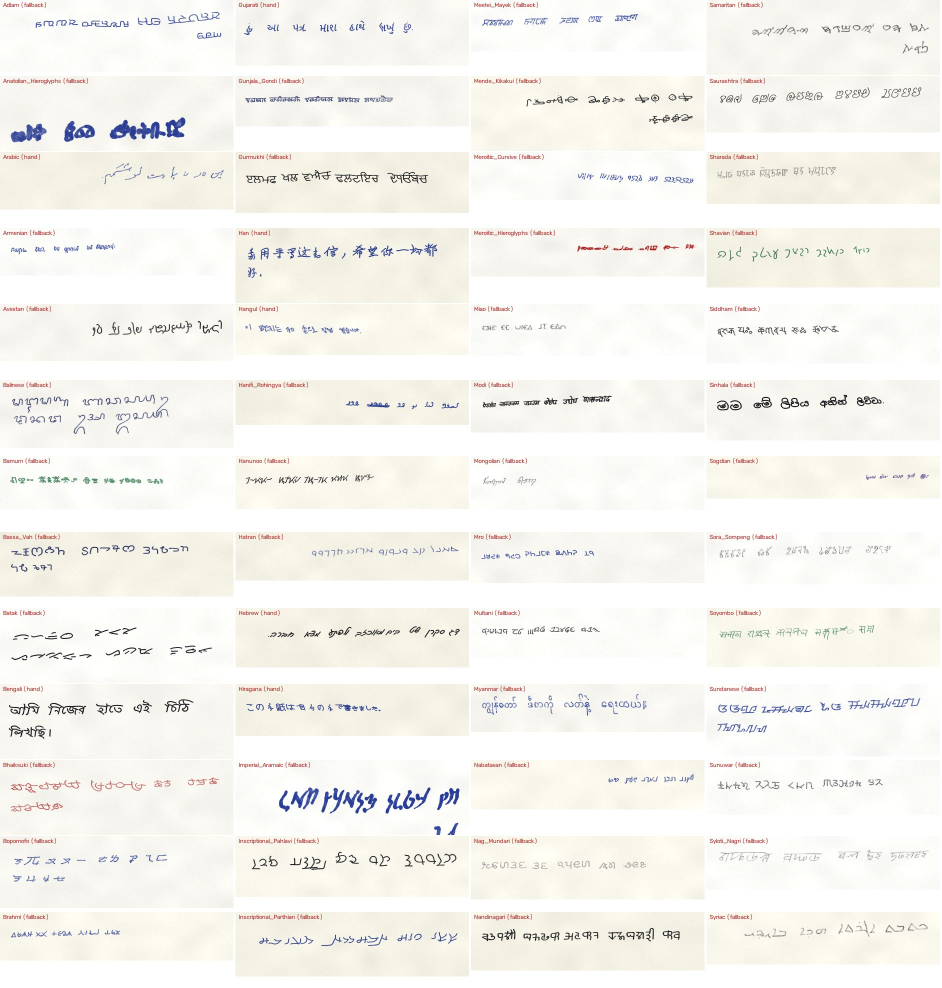
#> input picture examples/all_scripts_1.jpg, 1884 x 1976 px (shown at 1/2 size)
$ python -i chart_to_font.py   (imports and definitions only)
#> lines starting #> are read from the running program, lines starting #| are printed output that depends on the picture
#> further down, picture is the input picture: shape (1976, 1884, 3); mean B, G, R 239.8, 244.8, 246.1
#> in tibetan, `mask = (cv2.cvtColor(img, cv2.COLOR_BGR2GRAY) < 140).astype(np.uint8)`:
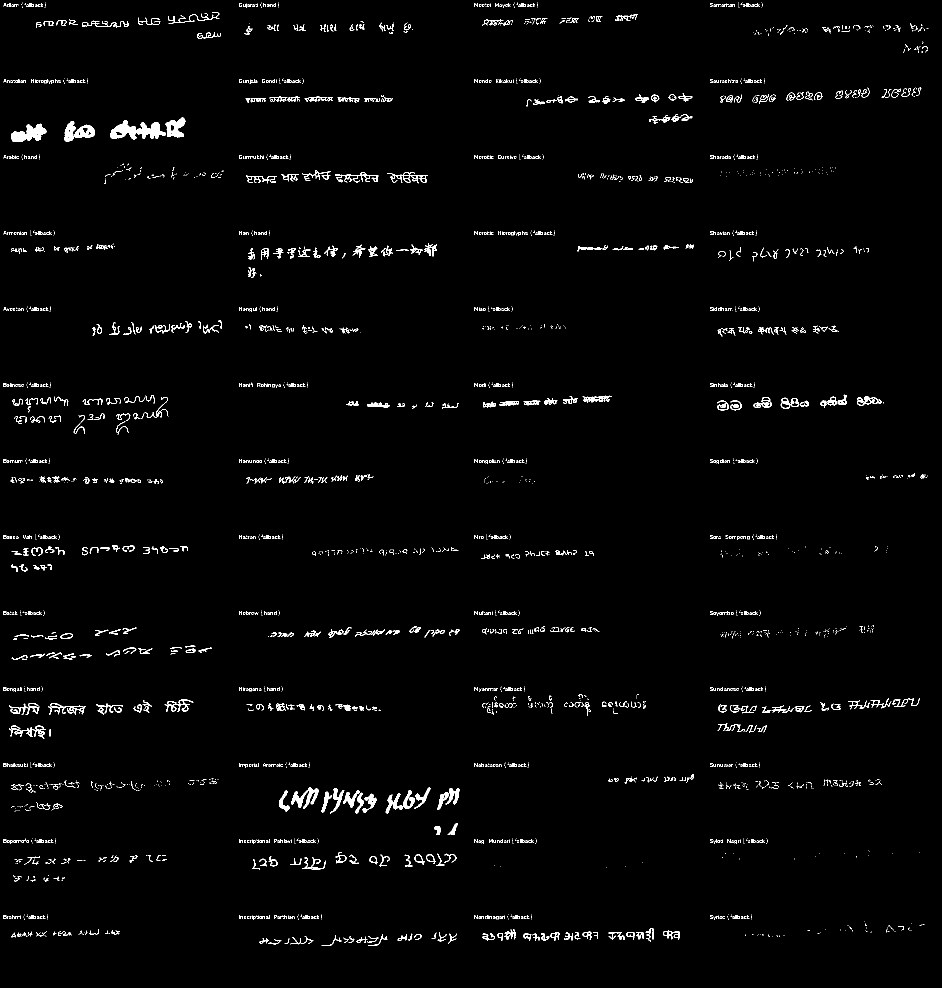
#> mask: shape (1976, 1884) (shown at 1/2 size); values 0 (black) and 1 (white), 1.8% white in thin lines or dots
"""Glyph fonts from images of handwritten alphabet charts: letters are segmented, contours traced and written as a
TrueType font that hwsynth traces like any handwriting font.

python scripts/chart_to_font.py georgian IMAGE OUT.ttf [NUSKHURI_IMAGE]
        33 Mkhedruli letters, 3 rows of 11 (annotations in blue); optionally the 38 Nuskhuri letters (U+2D00..2D25)
python scripts/chart_to_font.py armenian IMAGE OUT.ttf    38 capital/small pairs, 5 columns, 39 cells
python scripts/chart_to_font.py tibetan  IMAGE OUT.ttf    30 consonants in the upper bands, 5 vowel cells
python scripts/chart_to_font.py lao CONSONANTS SYLLABLES OUT.ttf
        27 consonants (3 rows of 8, 9, 10) and the vowel signs cut from a chart of syllables on ກ (vowels in red)
python scripts/chart_to_font.py gurmukhi IMAGE OUT.ttf   35 letters of a handwritten manuscript page (7 rows of 5)
python scripts/chart_to_font.py geez IMAGE OUT.ttf       33 consonant rows of 7 orders (231 syllables) from a chart
python scripts/chart_to_font.py myanmar ARAKANESE VOWELS MEDIALS SYMBOLS OUT.ttf
        34 letters from the Mrauk-U column of the Arakanese chart (hand-drawn forms); vowel signs, medials, tones
        and numerals from typeset charts with dotted-circle placeholders (typeset forms, not handwriting)

The Armenian chart has one extra cell (index 36, the ու note) that is skipped; its letter order is the standard one.
Charts are inputs only: they are not part of the repository.
"""

import sys

import cv2
import numpy as np
from fontTools.fontBuilder import FontBuilder
from fontTools.pens.ttGlyphPen import TTGlyphPen

GEORGIAN = "აბგდევზთიკლმნოპჟრსტუფქღყშჩცძწჭხჯჰ"
ARMENIAN = [(chr(0x531 + i), chr(0x561 + i)) for i in range(38)]
TIBETAN = "ཀཁགངཅཆཇཉཏཐདནཔཕབམཙཚཛཝཞཟའཡརལཤསཧཨ"
TIBETAN_MARKS = (0x0F72, 0x0F74, 0x0F7A, 0x0F7C)
UP, PAD, XHEIGHT = 4, 3, 520


# [6 lines left out: function load, not called in this run]


def kmeans1(values, k):
    v = np.float32(values).reshape(-1, 1)
    _, lab, c = cv2.kmeans(
        v, k, None, (cv2.TERM_CRITERIA_EPS + cv2.TERM_CRITERIA_MAX_ITER, 100, 0.01), 10, cv2.KMEANS_PP_CENTERS
    )
    rank = np.empty(k, int)
    rank[np.argsort(c.ravel())] = np.arange(k)
    return rank[lab.ravel()]


# [31 lines left out: functions contours, glyph, not called in this run]


def disc(cx, cy, r, n=14):
    return [(cx + r * np.cos(2 * np.pi * k / n), cy + r * np.sin(2 * np.pi * k / n)) for k in range(n)]


# [10 lines left out: function poly_glyph, not called in this run]


def bar(x, y0, y1, w=64, lean=0.0):
    return [(x - w / 2, y0), (x + w / 2, y0), (x + w / 2 + lean, y1), (x - w / 2 + lean, y1)]


# [51 lines left out: functions punctuation, ligature, write, not called in this run]


def comps_of(mask, min_area):
#> called with min_area = 15
    n, lab, st, cen = cv2.connectedComponentsWithStats(mask, connectivity=8)
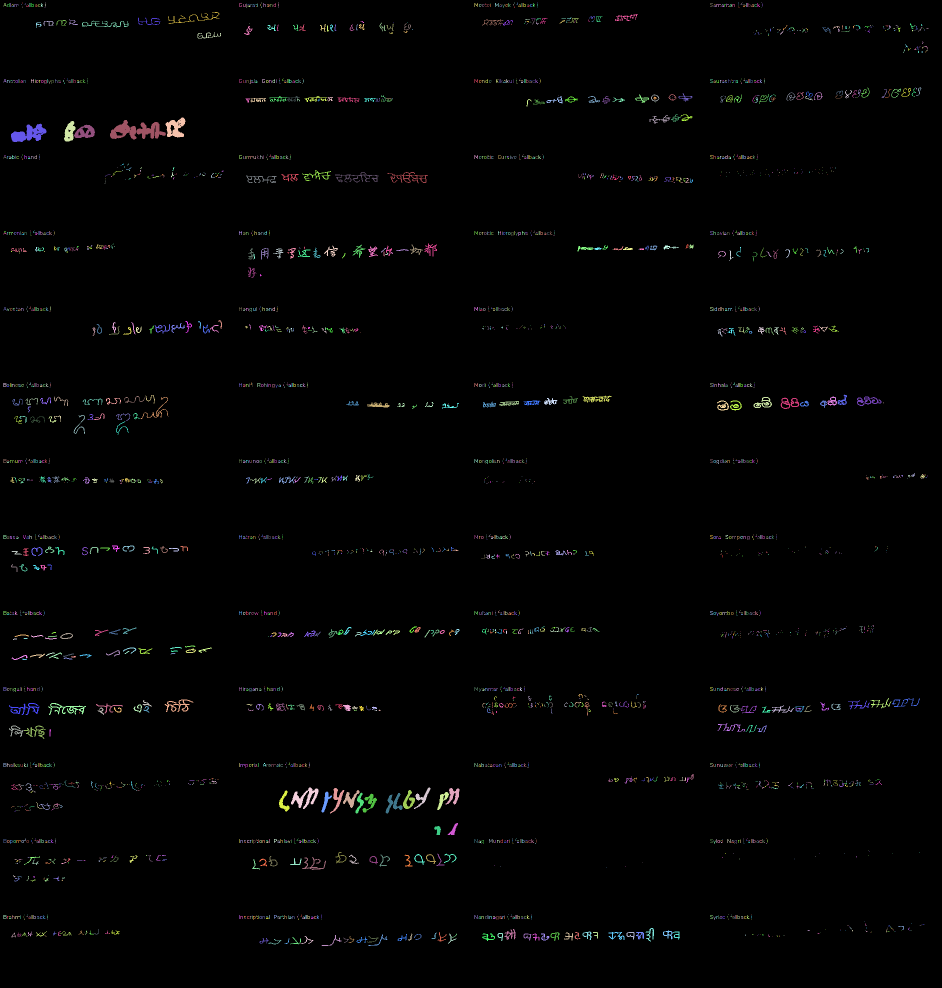
#> lab: shape (1976, 1884) int32 (shown at 1/2 size); 3273 distinct labels, from 0 to 3272; one colour per label, 0 black
#> n = 3273; cen = 3273 pairs, first value 9 to 1854.5, second value 5 to 1884
    return lab, st, cen, [i for i in range(1, n) if st[i][4] >= min_area]


# [65 lines left out: functions nuskhuri, georgian, armenian, not called in this run]


def tibetan(img, out):
    mask = (cv2.cvtColor(img, cv2.COLOR_BGR2GRAY) < 140).astype(np.uint8)
    lab, st, cen, ids = comps_of(mask, 15)
#> ids = 844 values from 11 to 3272
    bands = [(46, 92, 8), (241, 284, 8), (433, 479, 8), (633, 675, 6), (839, 898, 5)]
    cells = []
    for y0, y1, k in bands:
        c = [i for i in ids if y0 - 3 <= st[i][1] and st[i][1] + st[i][3] <= y1 + 3]
        cl = kmeans1([cen[i][0] for i in c], k)
        cells += [[i for i, l in zip(c, cl) if l == j] for j in range(k)]
#> this loop made 2 passes
    assert len(cells) == 35
    masks = [np.isin(lab, c).astype(np.uint8) for c in cells]
    boxes = [cv2.boundingRect(m) for m in masks]
    scale = XHEIGHT / np.median([b[3] for b in boxes[:30]])
    ents = []
    for ch, m, (x, y, w, h) in zip(TIBETAN, masks[:30], boxes[:30]):
        ents.append((ord(ch), glyph(m, x, y + h, scale), w * scale + 80))
    base_m, (bx, by, bw, bh) = masks[30], boxes[30]
    tpl = base_m[by : by + bh, bx : bx + bw]
    for cp, m, (x, y, w, h) in zip(TIBETAN_MARKS, masks[31:], boxes[31:]):
        pad = np.pad(m, 20)
        res = cv2.matchTemplate(pad.astype(np.float32), tpl.astype(np.float32), cv2.TM_CCORR)
        _, _, _, (mx, my) = cv2.minMaxLoc(res)
        shifted = np.zeros_like(pad)
        shifted[my : my + bh, mx : mx + bw] = tpl
        mark = (pad & ~cv2.dilate(shifted, np.ones((5, 5), np.uint8)))[20:-20, 20:-20]
        n, l2, s2, _ = cv2.connectedComponentsWithStats(mark, connectivity=8)
        keep = np.isin(l2, [i for i in range(1, n) if s2[i][4] >= 20]).astype(np.uint8)
        if keep.any():
            ents.append((cp, glyph(keep, mx - 20 + x * 0 if False else mx - 20, my - 20 + bh, scale), 0))
    ents += [(cp, g_, adv) for cp, g_, adv in punctuation("tibetan")]
    write(out, ents, "ChartTibetan")


LAO = "ກຂຄງຈສຊຍດຕຖທນບປຜຝພຟມຢຣລວຫອຮ"
# (row, column) of the syllable chart -> (code point, kind): kind r right, l left (both take an advance), a above or
# below the consonant (zero advance, drawn over it)
LAO_MARKS = {
    (0, 0): (0x0EB0, "r"),
    (0, 1): (0x0EB1, "a"),
    (0, 2): (0x0EB4, "a"),
    (0, 3): (0x0EB6, "a"),
    (0, 4): (0x0EB8, "a"),
    (1, 2): (0x0EBB, "a"),
    (1, 6): (0x0EB2, "r"),
    (1, 7): (0x0EB5, "a"),
    (2, 0): (0x0EB7, "a"),
    (2, 1): (0x0EB9, "a"),
    (2, 2): (0x0EC0, "l"),
    (2, 3): (0x0EC1, "l"),
    (2, 4): (0x0EC2, "l"),
    (2, 5): (0x0ECD, "a"),
    (3, 5): (0x0EC4, "l"),
    (3, 6): (0x0EC3, "l"),
    (4, 1): (0x0EBD, "r"),
    (4, 6): (0x0EB3, "ar"),
    (4, 7): (0x0ECC, "a"),
}
SYLLABLE_ROWS = [(0, 45), (110, 185), (245, 320), (375, 455), (505, 590)]


# [64 lines left out: functions shifted, lao, not called in this run]


# components of the typeset charts, numbered as scripts' dark components (gray < 100, area >= 12) sorted by
# (round(cy / 40), cx); circles are the dotted placeholders of the base letter
MYANMAR_VOWELS = {
    0x102D: [50],
    0x102E: [51],
    0x102F: [59],
    0x1030: [60],
    0x1031: [54],
    0x102C: [118],
    0x102B: [121],
    0x1032: [116],
}
MYANMAR_SYMBOLS = {0x1037: [21], 0x1038: [15, 16], 0x103A: [12], 0x1036: [14]}
MYANMAR_DIGITS = {
    0x1040: [113],
    0x1041: [114],
    0x1042: [115],
    0x1043: [116],
    0x1044: [117],
    0x1045: [118],
    0x1046: [213],
    0x1047: [214],
    0x1048: [215],
    0x1049: [216],
}
MYANMAR_ORDER = "ကခဂဃငစဆဇဈညဋဌဍဎဏတထဒဓနပဖဗဘမယရလဝသဟဠအ"


# [22 lines left out: functions numbered, circles, not called in this run]


MYANMAR_ROWS = "ကခဂဃငစဆဇဈဉဋဌဍဎဏတထဒဓနပဖဗဘမယရလဝဿသဟဠအ"


# [91 lines left out: functions mraukU, myanmar, not called in this run]


GURMUKHI = "ੳਅੲਸਹਕਖਗਘਙਚਛਜਝਞਟਠਡਢਣਤਥਦਧਨਪਫਬਭਮਯਰਲਵੜ"


# [25 lines left out: function gurmukhi, not called in this run]


GEEZ_BASES = [
    0x1200,
    0x1208,
    0x1210,
    0x1218,
    0x1220,
    0x1228,
    0x1230,
    0x1238,
    0x1240,
    0x1260,
    0x1270,
    0x1278,
    0x1280,
    0x1290,
    0x1298,
    0x12A0,
    0x12A8,
    0x12B8,
    0x12C8,
    0x12D0,
    0x12D8,
    0x12E0,
    0x12E8,
    0x12F0,
    0x1300,
    0x1308,
    0x1320,
    0x1328,
    0x1330,
    0x1338,
    0x1340,
    0x1348,
    0x1350,
]


# [38 lines left out: function geez, not called in this run]


# [13 lines not run here, left out]

>>> import cv2
>>> picture = cv2.imread('../examples/all_scripts_1.jpg')
#> (the run stopped early here; a loop or call above may not have finished)

$ run again, on examples/all_scripts_3.jpg
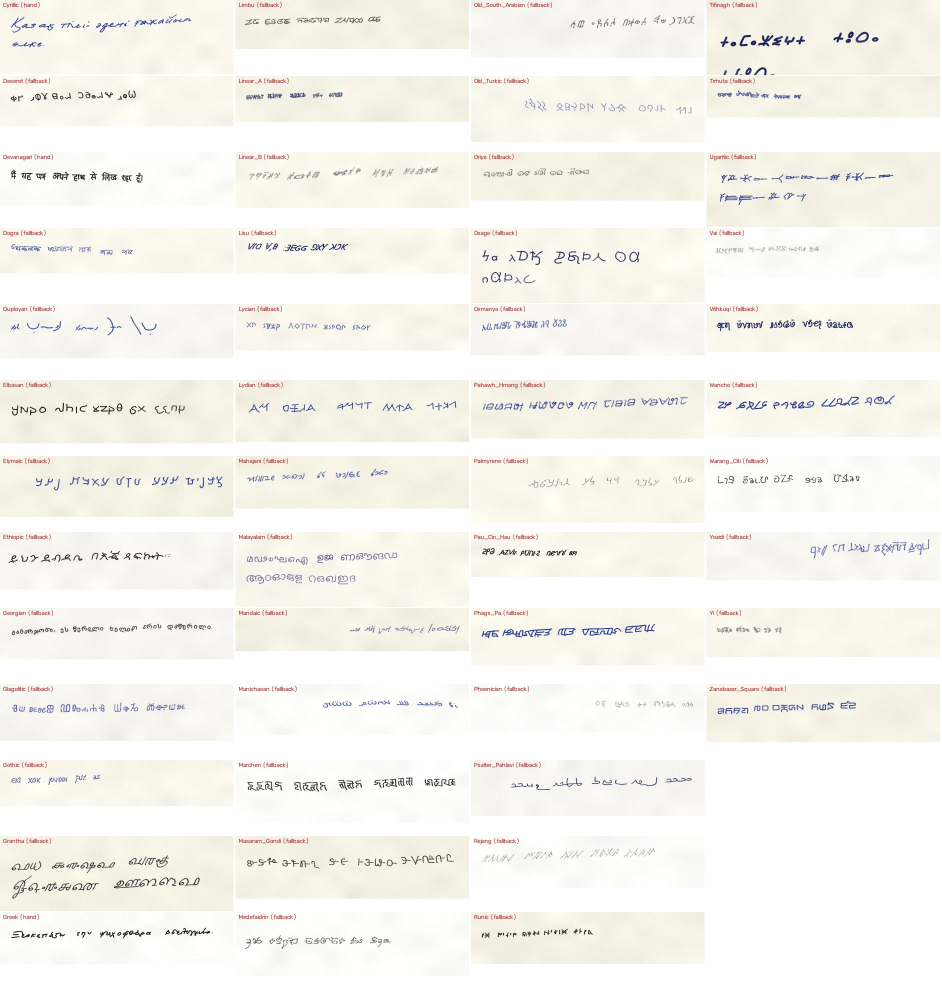
#> input picture examples/all_scripts_3.jpg, 1884 x 1976 px (shown at 1/2 size)
#> picture is the input picture: shape (1976, 1884, 3); mean B, G, R 239.7, 245.5, 247.1
#> in tibetan, `mask = (cv2.cvtColor(img, cv2.COLOR_BGR2GRAY) < 140).astype(np.uint8)`:
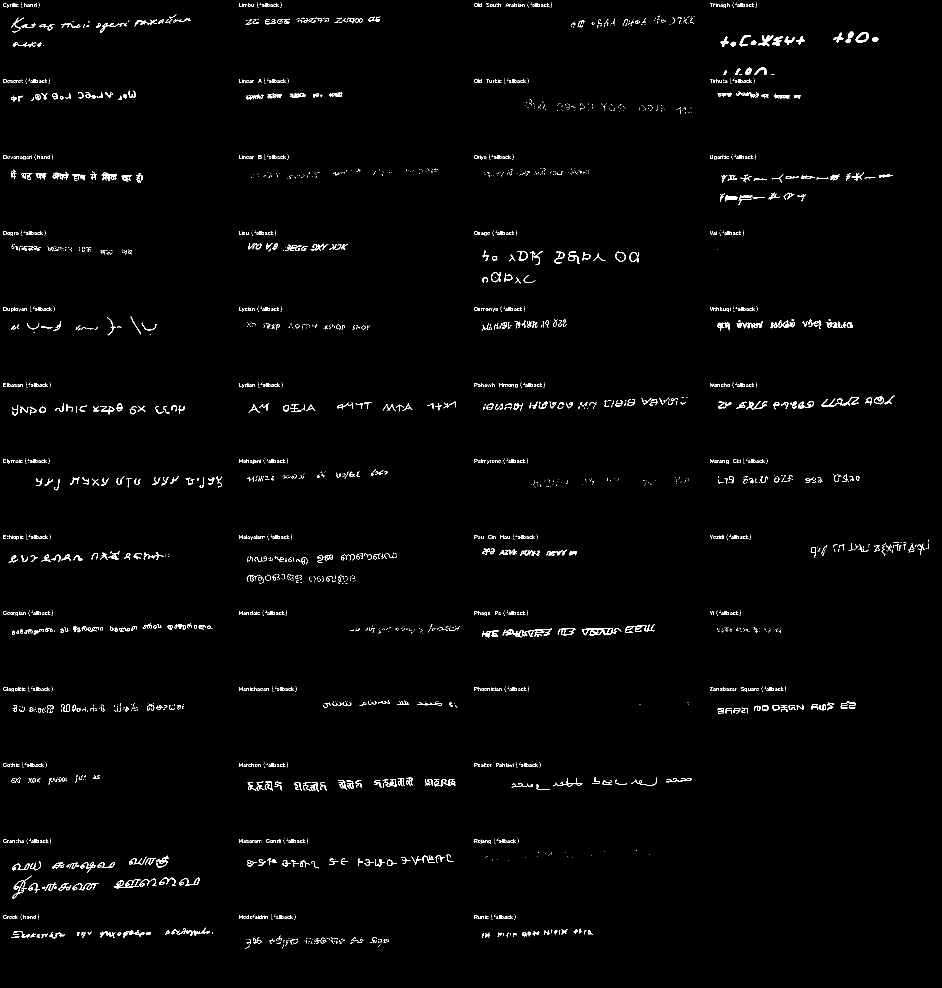
#> mask: shape (1976, 1884) (shown at 1/2 size); values 0 (black) and 1 (white), 1.4% white in thin lines or dots
#> in comps_of, `n, lab, st, cen = cv2.connectedComponentsWithStats(mask, connectivity=8)`:
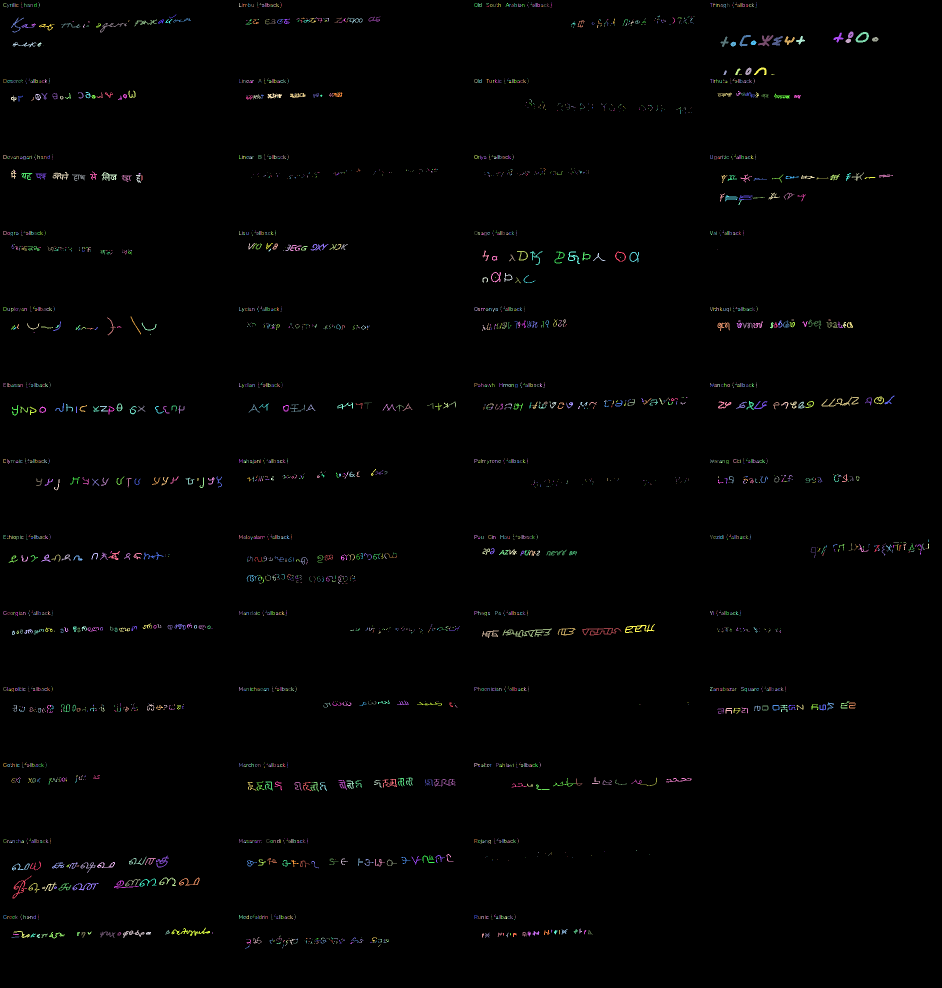
#> lab: shape (1976, 1884) int32 (shown at 1/2 size); 3059 distinct labels, from 0 to 3058; one colour per label, 0 black
#> in comps_of, `n, lab, st, cen = cv2.connectedComponentsWithStats(mask, connectivity=8)`: n = 3059; cen = 3059 pairs, first value 8.25 to 1856.8, second value 5 to 1894.8
#> in tibetan, `lab, st, cen, ids = comps_of(mask, 15)`: ids = 791 values from 11 to 3030

$ run again, on examples/styles_block_capitals.jpg
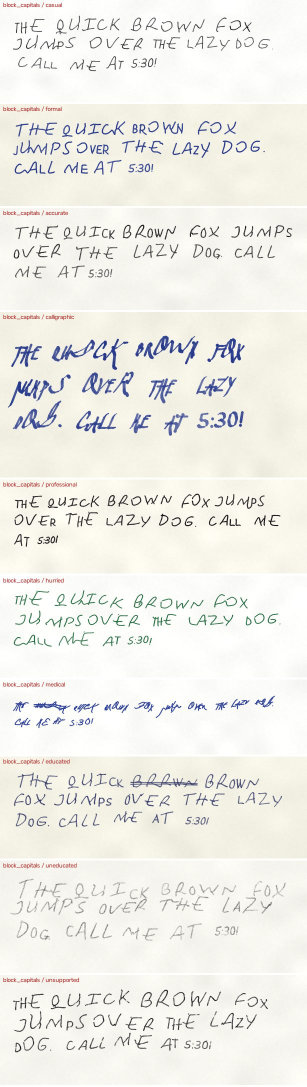
#> input picture examples/styles_block_capitals.jpg, 614 x 2174 px (shown at 1/2 size)
#> picture is the input picture: shape (2174, 614, 3); mean B, G, R 232.6, 238.5, 239.3
#> in tibetan, `mask = (cv2.cvtColor(img, cv2.COLOR_BGR2GRAY) < 140).astype(np.uint8)`:
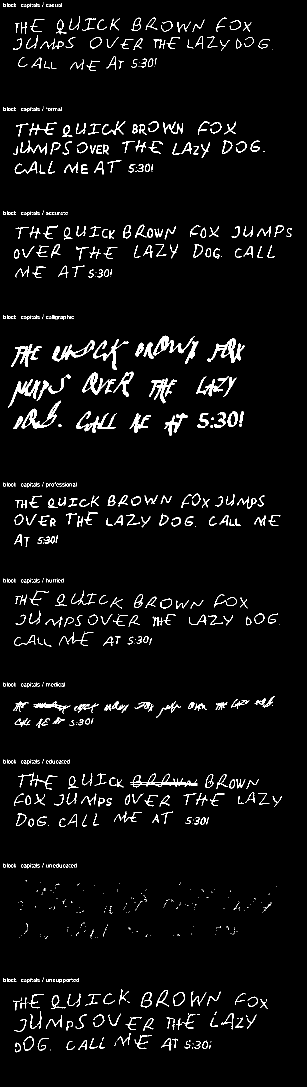
#> mask: shape (2174, 614) (shown at 1/2 size); values 0 (black) and 1 (white), 3.9% white in thin lines or dots
#> in comps_of, `n, lab, st, cen = cv2.connectedComponentsWithStats(mask, connectivity=8)`:
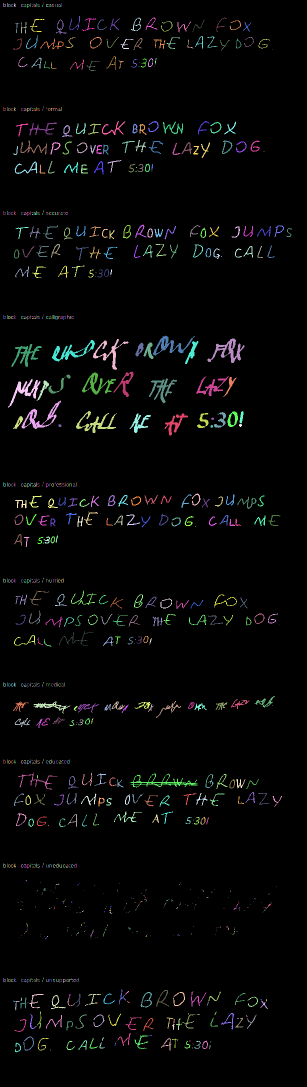
#> lab: shape (2174, 614) int32 (shown at 1/2 size); 957 distinct labels, from 0 to 956; one colour per label, 0 black
#> in comps_of, `n, lab, st, cen = cv2.connectedComponentsWithStats(mask, connectivity=8)`: n = 957; st = 957 rows, first 6: [0, 0, 614, 2174, 1282581], [87, 5, 1, 2, 2], [7, 6, 5, 8, 18], [14, 6, 1, 8, 8], [28, 6, 4, 8, 15], [61, 6, 1, 1, 1]; cen = 957 pairs, first value 8.56 to 577.7, second value 5.5 to 2099.5
#> in tibetan, `lab, st, cen, ids = comps_of(mask, 15)`: ids = 414 values from 2 to 951
#> the loop in tibetan, `for y0, y1, k in bands:` made 1 pass
#> after the loop in tibetan, `for y0, y1, k in bands:`: cells = []
